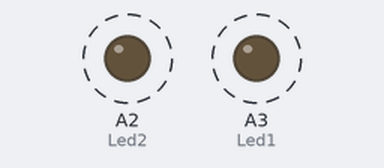
The sketch below on a simulated Arduino Uno, built with avr-gcc and run on an emulated ATmega328P. On the bench: output pins drawn as LEDs (lit = HIGH). Dashed ring = blinking.

Above: at 0.12 s.
Timing chart, 0 to 3.0 s (numbered marks = the images above):
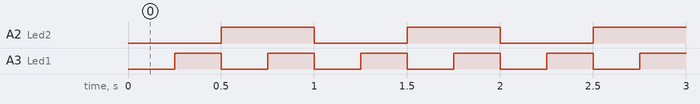

The sketch:

millis_4_di.ino
```cpp
#define Led1 A3
#define Led2 A2
bool etat1, etat2;
unsigned long previousMillis1 = 0, previousMillis2 = 0;

void setup() {
  pinMode(Led1, OUTPUT);
  pinMode(Led2, OUTPUT);
}

void loop() {
  unsigned long currentMillis = millis();

  if (currentMillis - previousMillis1 >= 250) {
    previousMillis1 = currentMillis;
    etat1=!etat1;
    digitalWrite(Led1,etat1);
  }
  if (currentMillis - previousMillis2 >= 500) {
    previousMillis2 = currentMillis;
    etat2=!etat2;
    digitalWrite(Led2,etat2);
  }
}
```

Measured:
- by itself, A2 (Led2): alternates HIGH for 0.50 s and LOW for 0.50 s
- by itself, A3 (Led1): alternates HIGH for 0.25 s and LOW for 0.25 s
- by itself, everything shown: repeats every 1.0 s, in 4 steps
